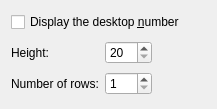
<ui version="4.0" >
 <class>pagerConfig</class>
 <widget class="QWidget" name="pagerConfig" >
  <property name="geometry" >
   <rect>
    <x>0</x>
    <y>0</y>
    <width>217</width>
    <height>109</height>
   </rect>
  </property>
  <property name="windowTitle" >
   <string>Configure Pager</string>
  </property>
  <property name="accessibleName" >
   <string>Configure Pager</string>
  </property>
  <layout class="QVBoxLayout" >
   <item>
    <widget class="QCheckBox" name="showDesktopNumberCheckBox" >
     <property name="text" >
      <string>Display the desktop &amp;number</string>
     </property>
    </widget>
   </item>
   <item>
    <layout class="QGridLayout" >
     <item row="0" column="0" >
      <widget class="QLabel" name="labelSize" >
       <property name="text" >
        <string>Height:</string>
       </property>
      </widget>
     </item>
     <item row="0" column="1" >
      <widget class="QSpinBox" name="spinHeight" >
       <property name="toolTip" >
        <string>Change the height of the desktop items</string>
       </property>
       <property name="whatsThis" >
        <string>Change the height of the desktop items</string>
       </property>
       <property name="minimum" >
        <number>20</number>
       </property>
       <property name="maximum" >
        <number>500</number>
       </property>
      </widget>
     </item>
     <item row="0" column="2" >
      <spacer>
       <property name="orientation" >
        <enum>Qt::Horizontal</enum>
       </property>
       <property name="sizeHint" >
        <size>
         <width>31</width>
         <height>27</height>
        </size>
       </property>
      </spacer>
     </item>
     <item row="1" column="0" >
      <widget class="QLabel" name="labelRows" >
       <property name="text" >
        <string>Number of rows:</string>
       </property>
      </widget>
     </item>
     <item row="1" column="1" >
      <widget class="QSpinBox" name="spinRows" >
       <property name="toolTip" >
        <string>Change the number of rows</string>
       </property>
       <property name="whatsThis" >
        <string>Change the number of rows</string>
       </property>
       <property name="minimum" >
        <number>1</number>
       </property>
       <property name="maximum" >
        <number>20</number>
       </property>
      </widget>
     </item>
     <item row="1" column="2" >
      <spacer>
       <property name="orientation" >
        <enum>Qt::Horizontal</enum>
       </property>
       <property name="sizeHint" >
        <size>
         <width>40</width>
         <height>20</height>
        </size>
       </property>
      </spacer>
     </item>
    </layout>
   </item>
  </layout>
 </widget>
 <resources/>
 <connections/>
</ui>
